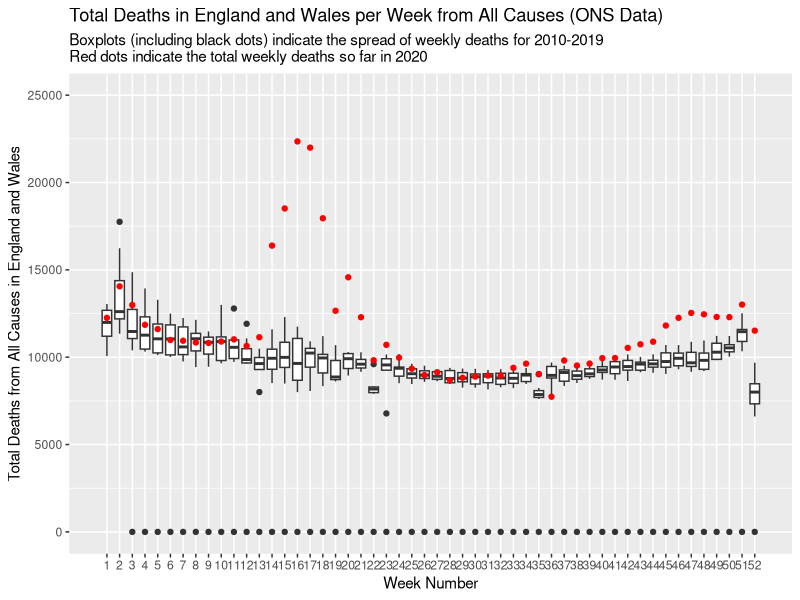
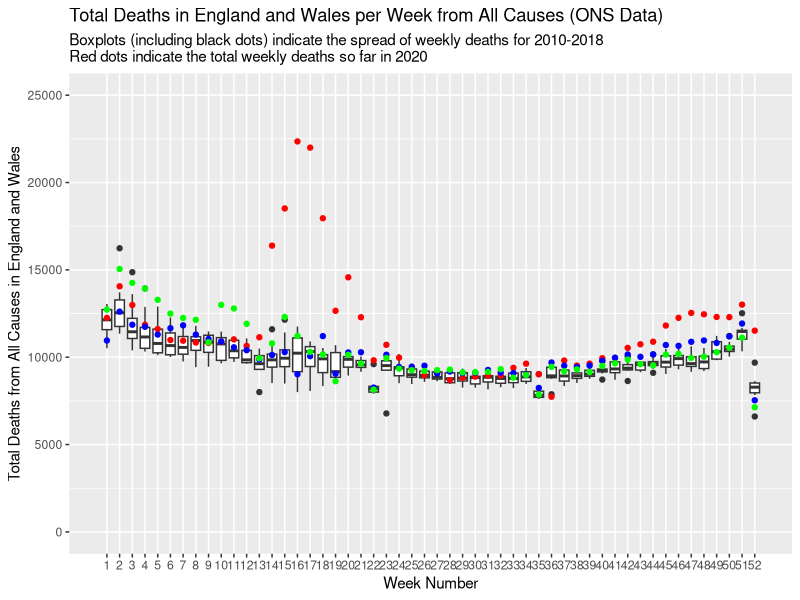
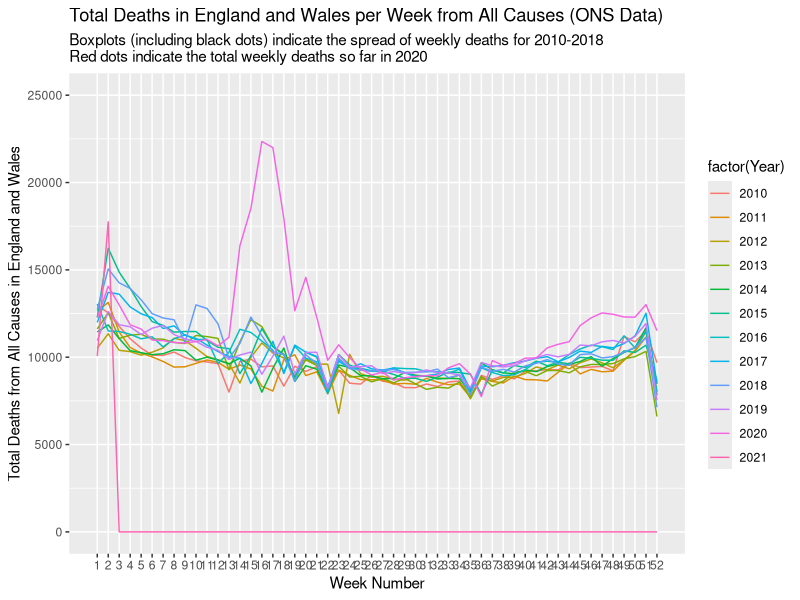
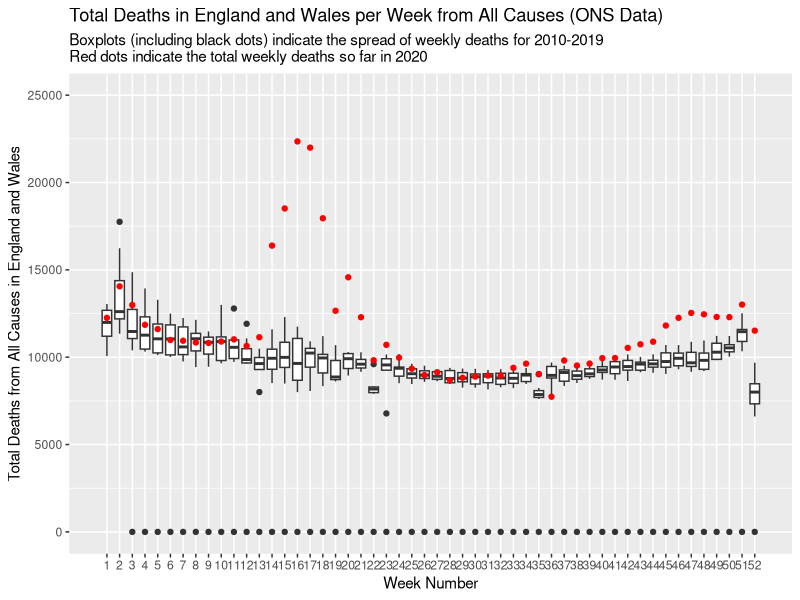

Write R code to recreate these figures, in order.
setwd("~/UKWeeklyDeaths")
library(ggplot2)
library(tidyr)

deaths <- read.csv('weeklydeaths.csv', stringsAsFactors = FALSE, colClasses='integer')
names(deaths) <- c('Year', 1:52)  #  paste('Week', 1:52))
newdata <- gather(deaths, 'WeekNo', 'Deaths', -Year)

newdata$WeekNo <- as.integer(newdata$WeekNo)

ggplot(newdata) + geom_boxplot(data=newdata[newdata$Year != 2020,], mapping=aes(x=WeekNo, y=Deaths, group=WeekNo)) +
  geom_point(data=newdata[newdata$Year == 2020 & newdata$Deaths != 0,], mapping=aes(x=WeekNo, y=Deaths), colour='red') +
  scale_x_continuous(breaks=1:52, minor_breaks=NULL) +
  scale_y_continuous(limits=c(0, 25000)) +
  labs(title='Total Deaths in England and Wales per Week from All Causes (ONS Data)',
       subtitle='Boxplots (including black dots) indicate the spread of weekly deaths for 2010-2019\nRed dots indicate the total weekly deaths so far in 2020',
       x='Week Number', y='Total Deaths from All Causes in England and Wales')

ggsave("weeklydeaths.png")

ggplot() + geom_boxplot(data=newdata[newdata$Year < 2018,], mapping=aes(x=WeekNo, y=Deaths, group=WeekNo)) +
  geom_point(data=newdata[newdata$Year == 2020 & newdata$Deaths != 0,], mapping=aes(x=WeekNo, y=Deaths), colour='red') +
  geom_point(data=newdata[newdata$Year == 2019 & newdata$Deaths != 0,], mapping=aes(x=WeekNo, y=Deaths), colour='blue') +
  geom_point(data=newdata[newdata$Year == 2018 & newdata$Deaths != 0,], mapping=aes(x=WeekNo, y=Deaths), colour='green') +
  scale_x_continuous(breaks=1:52, minor_breaks=NULL) +
  scale_y_continuous(limits=c(0, 25000)) +
  labs(title='Total Deaths in England and Wales per Week from All Causes (ONS Data)',
       subtitle='Boxplots (including black dots) indicate the spread of weekly deaths for 2010-2018\nRed dots indicate the total weekly deaths so far in 2020',
       x='Week Number', y='Total Deaths from All Causes in England and Wales')




ggplot() +
  geom_line(data=newdata, mapping=aes(x=WeekNo, y=Deaths, colour=factor(Year))) +
  scale_x_continuous(breaks=1:52, minor_breaks=NULL) +
  scale_y_continuous(limits=c(0, 25000)) +
  labs(title='Total Deaths in England and Wales per Week from All Causes (ONS Data)',
       subtitle='Boxplots (including black dots) indicate the spread of weekly deaths for 2010-2018\nRed dots indicate the total weekly deaths so far in 2020',
       x='Week Number', y='Total Deaths from All Causes in England and Wales')
